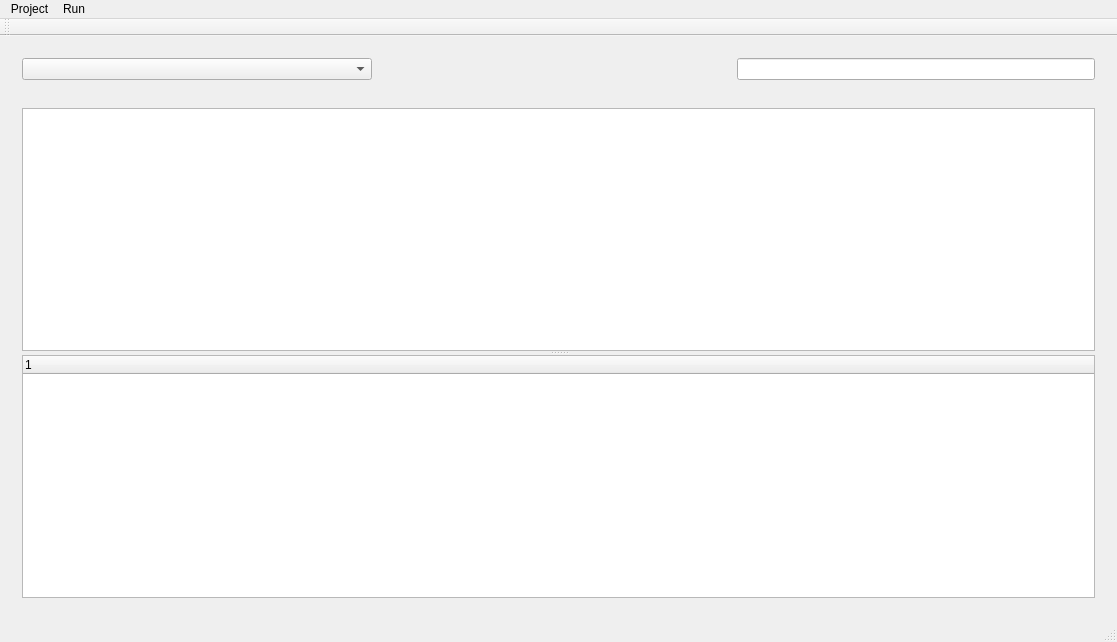
<?xml version="1.0" encoding="UTF-8"?>
<ui version="4.0">
 <class>MainWindow</class>
 <widget class="QMainWindow" name="MainWindow">
  <property name="geometry">
   <rect>
    <x>0</x>
    <y>0</y>
    <width>1117</width>
    <height>642</height>
   </rect>
  </property>
  <property name="windowTitle">
   <string>MainWindow</string>
  </property>
  <widget class="QWidget" name="centralWidget">
   <layout class="QVBoxLayout" name="verticalLayout_2">
    <item>
     <widget class="QWidget" name="widget" native="true">
      <layout class="QHBoxLayout" name="horizontalLayout">
       <item>
        <widget class="QComboBox" name="comboBox">
         <property name="minimumSize">
          <size>
           <width>350</width>
           <height>0</height>
          </size>
         </property>
        </widget>
       </item>
       <item>
        <spacer name="horizontalSpacer">
         <property name="orientation">
          <enum>Qt::Horizontal</enum>
         </property>
         <property name="sizeHint" stdset="0">
          <size>
           <width>40</width>
           <height>20</height>
          </size>
         </property>
        </spacer>
       </item>
       <item>
        <widget class="QLineEdit" name="lineEdit"/>
       </item>
      </layout>
     </widget>
    </item>
    <item>
     <widget class="QWidget" name="widget_2" native="true">
      <layout class="QVBoxLayout" name="verticalLayout">
       <item>
        <widget class="QSplitter" name="splitter">
         <property name="orientation">
          <enum>Qt::Vertical</enum>
         </property>
         <widget class="QTableWidget" name="tableWidget"/>
         <widget class="QTreeWidget" name="treeWidget">
          <column>
           <property name="text">
            <string notr="true">1</string>
           </property>
          </column>
         </widget>
        </widget>
       </item>
      </layout>
     </widget>
    </item>
   </layout>
  </widget>
  <widget class="QMenuBar" name="menuBar">
   <property name="geometry">
    <rect>
     <x>0</x>
     <y>0</y>
     <width>1117</width>
     <height>26</height>
    </rect>
   </property>
   <widget class="QMenu" name="menuproject">
    <property name="title">
     <string>Project</string>
    </property>
   </widget>
   <widget class="QMenu" name="menurun">
    <property name="title">
     <string>Run</string>
    </property>
    <addaction name="actionRunAndStop"/>
    <addaction name="actionClear"/>
   </widget>
   <addaction name="menuproject"/>
   <addaction name="menurun"/>
  </widget>
  <widget class="QToolBar" name="mainToolBar">
   <attribute name="toolBarArea">
    <enum>TopToolBarArea</enum>
   </attribute>
   <attribute name="toolBarBreak">
    <bool>false</bool>
   </attribute>
  </widget>
  <widget class="QStatusBar" name="statusBar"/>
  <action name="actionRunAndStop">
   <property name="icon">
    <iconset resource="sourcefile.qrc">
     <normaloff>:/start.png</normaloff>:/start.png</iconset>
   </property>
   <property name="text">
    <string>RunAndStop</string>
   </property>
  </action>
  <action name="actionClear">
   <property name="icon">
    <iconset resource="sourcefile.qrc">
     <normaloff>:/trash.png</normaloff>:/trash.png</iconset>
   </property>
   <property name="text">
    <string>Clear</string>
   </property>
  </action>
 </widget>
 <layoutdefault spacing="6" margin="11"/>
 <resources>
  <include location="sourcefile.qrc"/>
 </resources>
 <connections/>
</ui>
